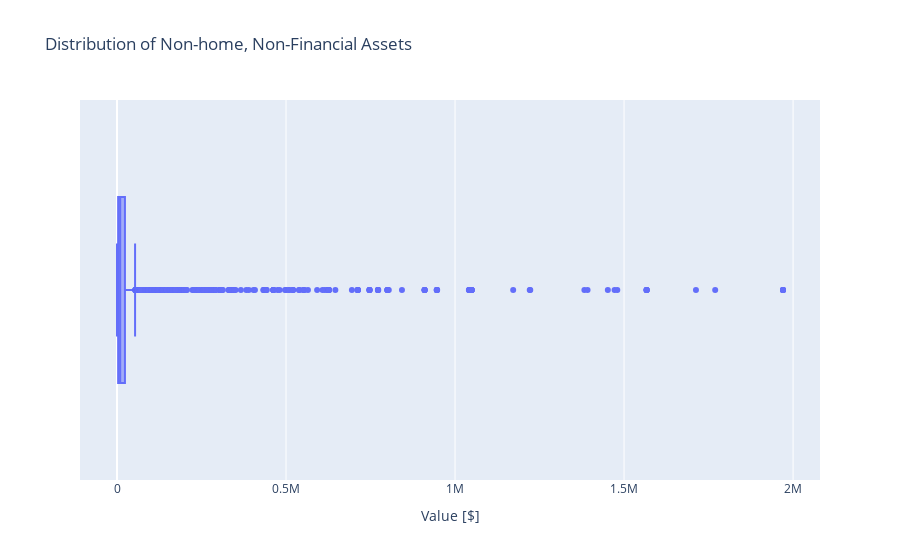

Write notebook code for a chart like this one.
### Markdown cell above
**Task 6.3.4:** Use plotly express to create a horizontal boxplot of `"NHNFIN"` to determine if the values are skewed. Be sure to label the x-axis `"Value [$]"`, and use the title `"Distribution of Non-home, Non-Financial Assets"`.

- [What's a boxplot?](../%40textbook/06-visualization-matplotlib.ipynb#Boxplots)
- [Create a boxplot using plotly express.](../%40textbook/08-visualization-plotly.ipynb#Boxplots)

### Code cell
# Create a boxplot of `NHNFIN`
fig = px.box(
    data_frame=df,
    x="NHNFIN",
    title="Distribution of Non-home, Non-Financial Assets"
)
fig.update_layout(xaxis_title="Value [$]")
fig.show()

### Figure 1 — Plotly figure (JSON) as saved in the notebook; plotly's stock layout.template omitted (floating-point values rounded to 4 significant figures; data arrays with more than 128 entries replaced by an {"elided": "..."} marker saying what was removed)
{"data": [{"alignmentgroup": "True", "hovertemplate": "NHNFIN=%{x}<extra></extra>", "legendgroup": "", "marker": {"color": "#636efa"}, "name": "", "notched": false, "offsetgroup": "", "orientation": "h", "showlegend": false, "type": "box", "x": {"elided": "4418 int values"}, "x0": " ", "xaxis": "x", "y0": " ", "yaxis": "y"}], "layout": {"autosize": true, "boxmode": "group", "legend": {"tracegroupgap": 0}, "title": {"text": "Distribution of Non-home, Non-Financial Assets"}, "xaxis": {"anchor": "y", "autorange": true, "domain": [0, 1], "range": [-109500.0, 2080000.0], "title": {"text": "Value [$]"}, "type": "linear"}, "yaxis": {"anchor": "x", "autorange": true, "domain": [0, 1], "range": [-0.5, 0.5], "type": "category"}}}
